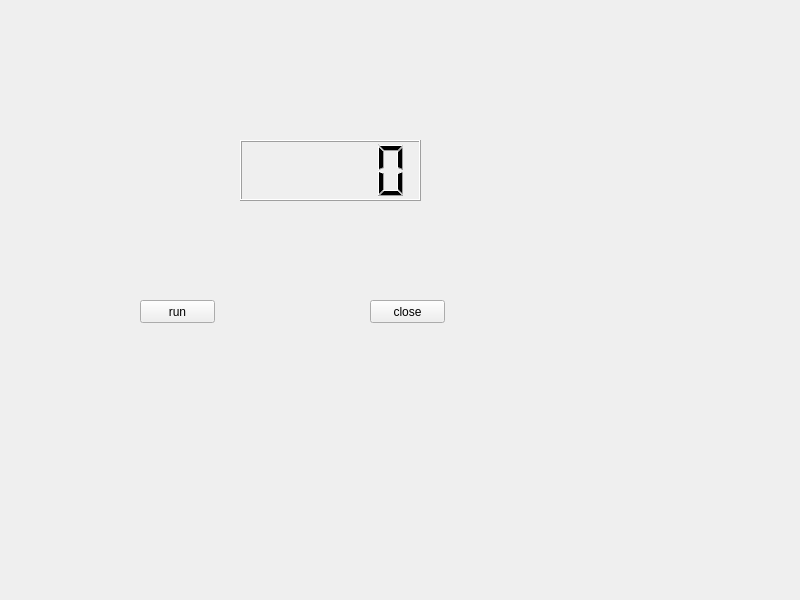
<?xml version="1.0" encoding="UTF-8"?>
<ui version="4.0">
 <class>Widget</class>
 <widget class="QWidget" name="Widget">
  <property name="geometry">
   <rect>
    <x>0</x>
    <y>0</y>
    <width>800</width>
    <height>600</height>
   </rect>
  </property>
  <property name="windowTitle">
   <string>Widget</string>
  </property>
  <widget class="QLCDNumber" name="lcdNumber">
   <property name="geometry">
    <rect>
     <x>240</x>
     <y>140</y>
     <width>181</width>
     <height>61</height>
    </rect>
   </property>
  </widget>
  <widget class="QPushButton" name="pushButton">
   <property name="geometry">
    <rect>
     <x>140</x>
     <y>300</y>
     <width>75</width>
     <height>23</height>
    </rect>
   </property>
   <property name="text">
    <string>run</string>
   </property>
  </widget>
  <widget class="QPushButton" name="close">
   <property name="geometry">
    <rect>
     <x>370</x>
     <y>300</y>
     <width>75</width>
     <height>23</height>
    </rect>
   </property>
   <property name="text">
    <string>close</string>
   </property>
  </widget>
 </widget>
 <resources/>
 <connections/>
</ui>
